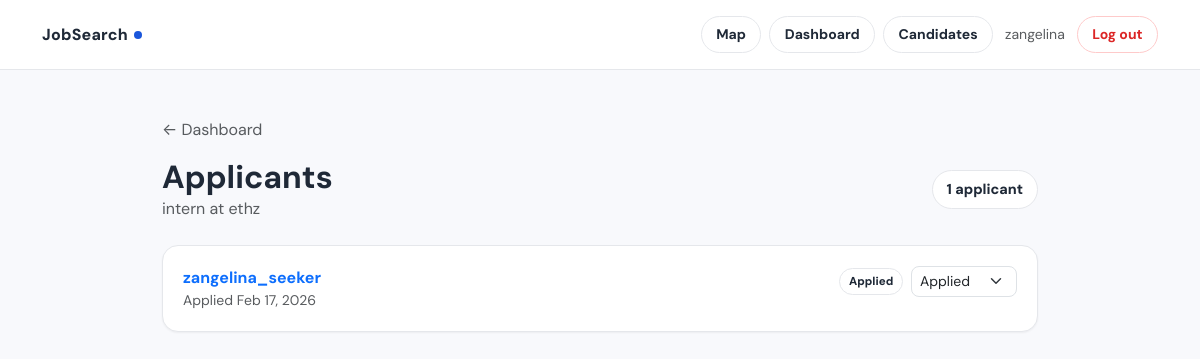
Before: /recruiter/jobs/2/applicants/ (signed in) with the older database file.
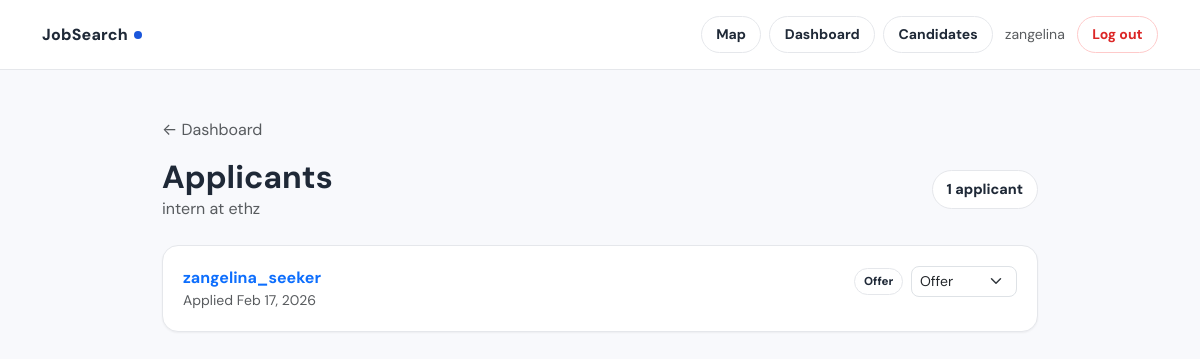
After: the same page with the newer database file.
### jobs/models.py (models this page shows, shortened)
class Application(models.Model):
    class Status(models.TextChoices):
        APPLIED = "applied", "Applied"
        REVIEW = "review", "In Review"
        INTERVIEW = "interview", "Interview"
        OFFER = "offer", "Offer"
        CLOSED = "closed", "Closed"
    job = models.ForeignKey(
        JobPosting, on_delete=models.CASCADE, related_name="applications"
    )
    applicant = models.ForeignKey(
        settings.AUTH_USER_MODEL, on_delete=models.CASCADE, related_name="applications"
    )
    note = models.TextField(blank=True)
    status = models.CharField(
        max_length=20, choices=Status.choices, default=Status.APPLIED
    )
    created_at = models.DateTimeField(auto_now_add=True)
    class Meta:
        constraints = [
            models.UniqueConstraint(
                fields=["job", "applicant"], name="unique_application_per_job"
            )
        ]

class CustomUser(AbstractUser):
    class Role(models.TextChoices):
        JOB_SEEKER = "job_seeker", "Job Seeker"
        RECRUITER = "recruiter", "Recruiter"
        ADMIN = "admin", "Admin"
    role = models.CharField(
        max_length=20,
        choices=Role.choices,
        default=Role.JOB_SEEKER,
    )
    def is_job_seeker(self):
        return self.role == self.Role.JOB_SEEKER
    def is_recruiter(self):
        return self.role == self.Role.RECRUITER

### jobs/views.py (the view)
# urls.py: path("recruiter/jobs/<int:pk>/applicants/", views.job_applicants, name="job_applicants"),
@login_required
def job_applicants(request, pk):
    if not request.user.is_recruiter():
        return redirect("home")
    job = get_object_or_404(JobPosting, pk=pk, recruiter=request.user)
    apps = Application.objects.filter(job=job).select_related("applicant").order_by("-created_at")
    return render(request, "jobs/job_applicants.html", {"job": job, "applications": apps})

### jobs/templates/jobs/job_applicants.html (shortened to what this page needs)
{% extends "jobs/base.html" %}
{% block content %}
<div class="container py-5" style="max-width: 900px;">
  <a href="{% url 'recruiter_dashboard' %}" class="text-decoration-none text-muted d-inline-flex align-items-center gap-1 mb-3">
    ← Dashboard
  </a>
  <div class="d-flex justify-content-between align-items-center mb-4">
    <div>
      <h2 class="fw-bold mb-0">Applicants</h2>
      <p class="text-muted mb-0">{{ job.title }} at {{ job.company }}</p>
    </div>
    <span class="js-badge js-badge-brand" style="font-size:.9rem;padding:8px 14px;">
      {{ applications|length }} applicant{{ applications|length|pluralize }}
    </span>
  </div>
  {% if applications %}
    {% for app in applications %}
    <div class="js-card mb-2">
      <div class="d-flex justify-content-between align-items-start">
        <div>
          <a href="{% url 'view_candidate' app.applicant.pk %}" class="text-decoration-none fw-bold">
            {{ app.applicant.username }}
          </a>
          <div class="text-muted small">Applied {{ app.created_at|date:"M j, Y" }}</div>
        </div>
        <div class="d-flex align-items-center gap-2">
          <span class="js-badge status-{{ app.status }}">{{ app.get_status_display }}</span>
          <form method="post" action="{% url 'update_application_status' app.pk %}" class="d-inline">
            <select name="status" class="form-select form-select-sm" style="width:auto;border-radius:8px;"
                    onchange="this.form.submit()">
              <option value="applied" {% if app.status == "applied" %}selected{% endif %}>Applied</option>
              <option value="offer" {% if app.status == "offer" %}selected{% endif %}>Offer</option>
            </select>
          </form>
        </div>
      </div>
    </div>
    {% endfor %}
  {% else %}
    <div class="js-card text-center py-5">
      <div style="font-size:2.5rem;margin-bottom:.5rem;">📋</div>
      <h5 class="fw-bold">No applicants yet</h5>
      <p class="text-muted">Applicants will appear here when they apply.</p>
    </div>
  {% endif %}
</div>
{% endblock %}

Changed rows visible on the page:
changed Application "zangelina_seeker": status "Applied" → "Offer"
